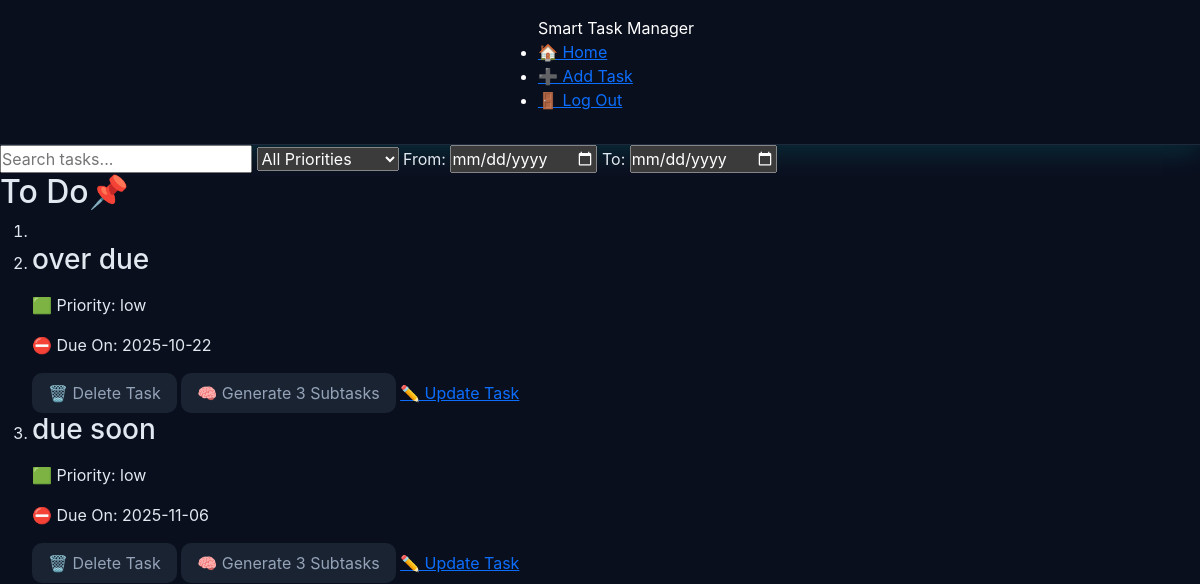
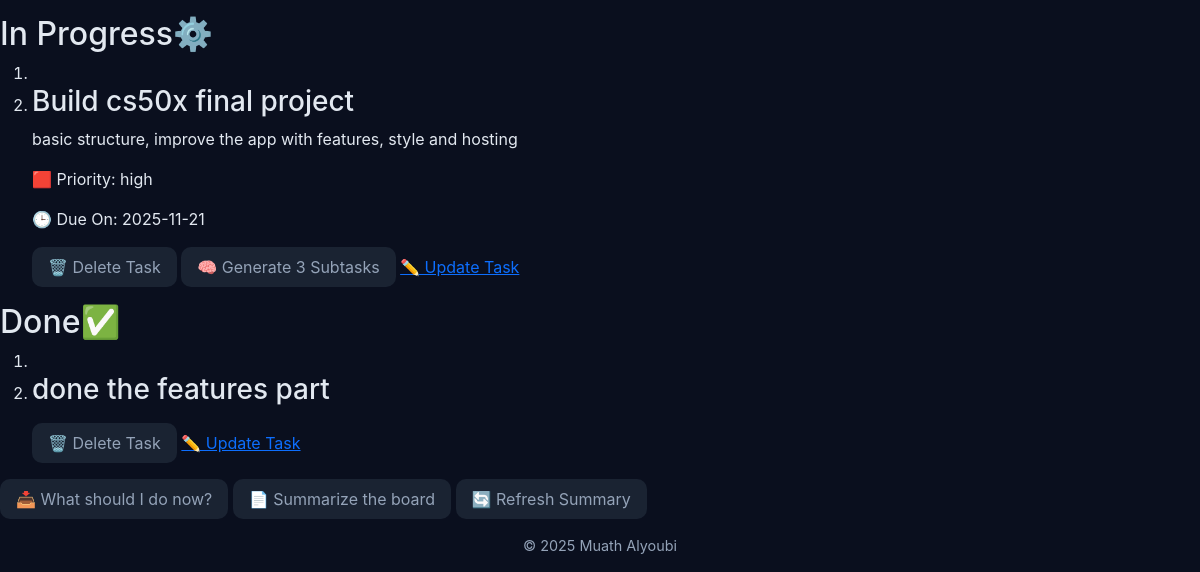
Page / (signed in) on the earlier database version (2 pictures, top to bottom).
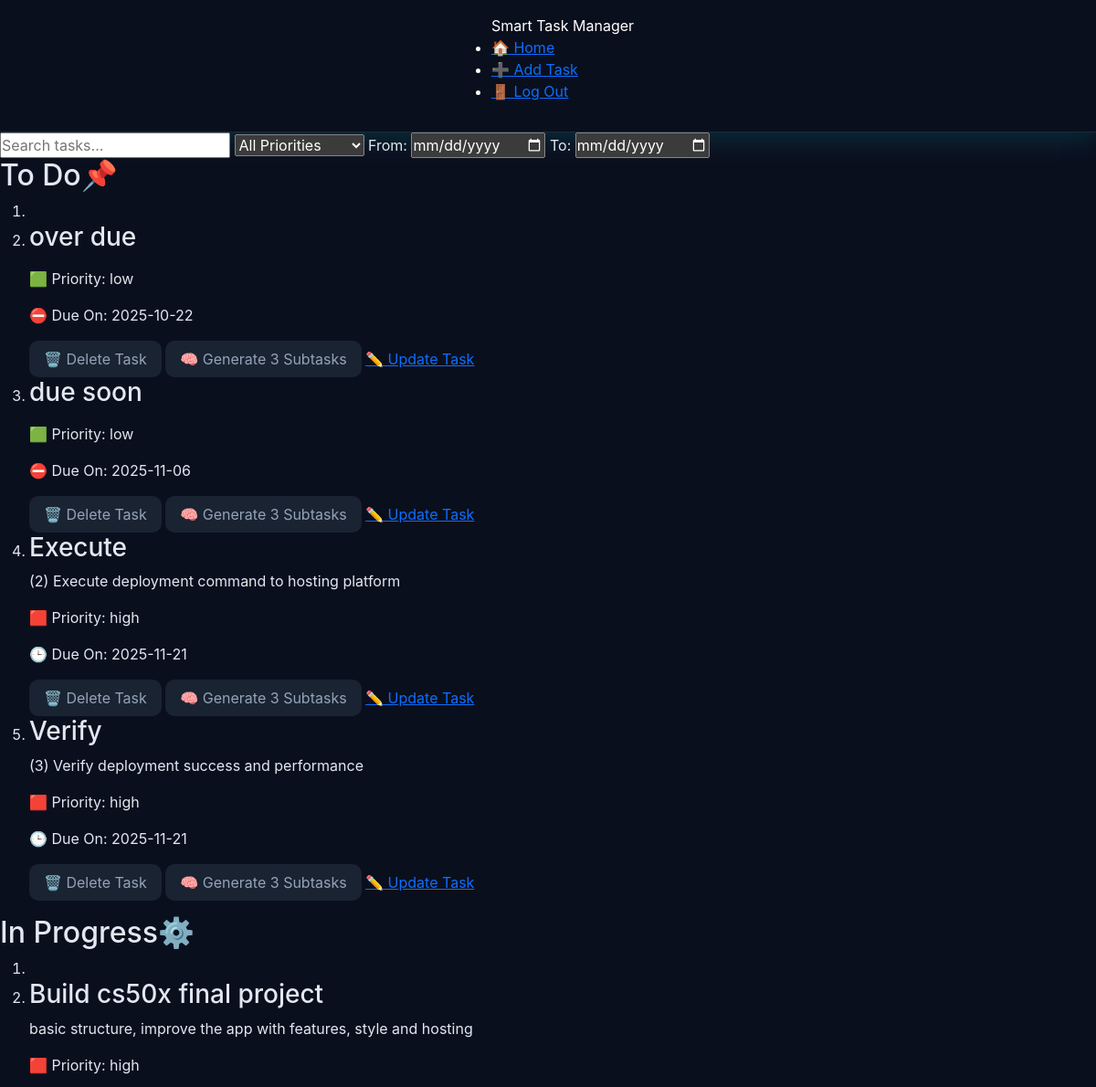
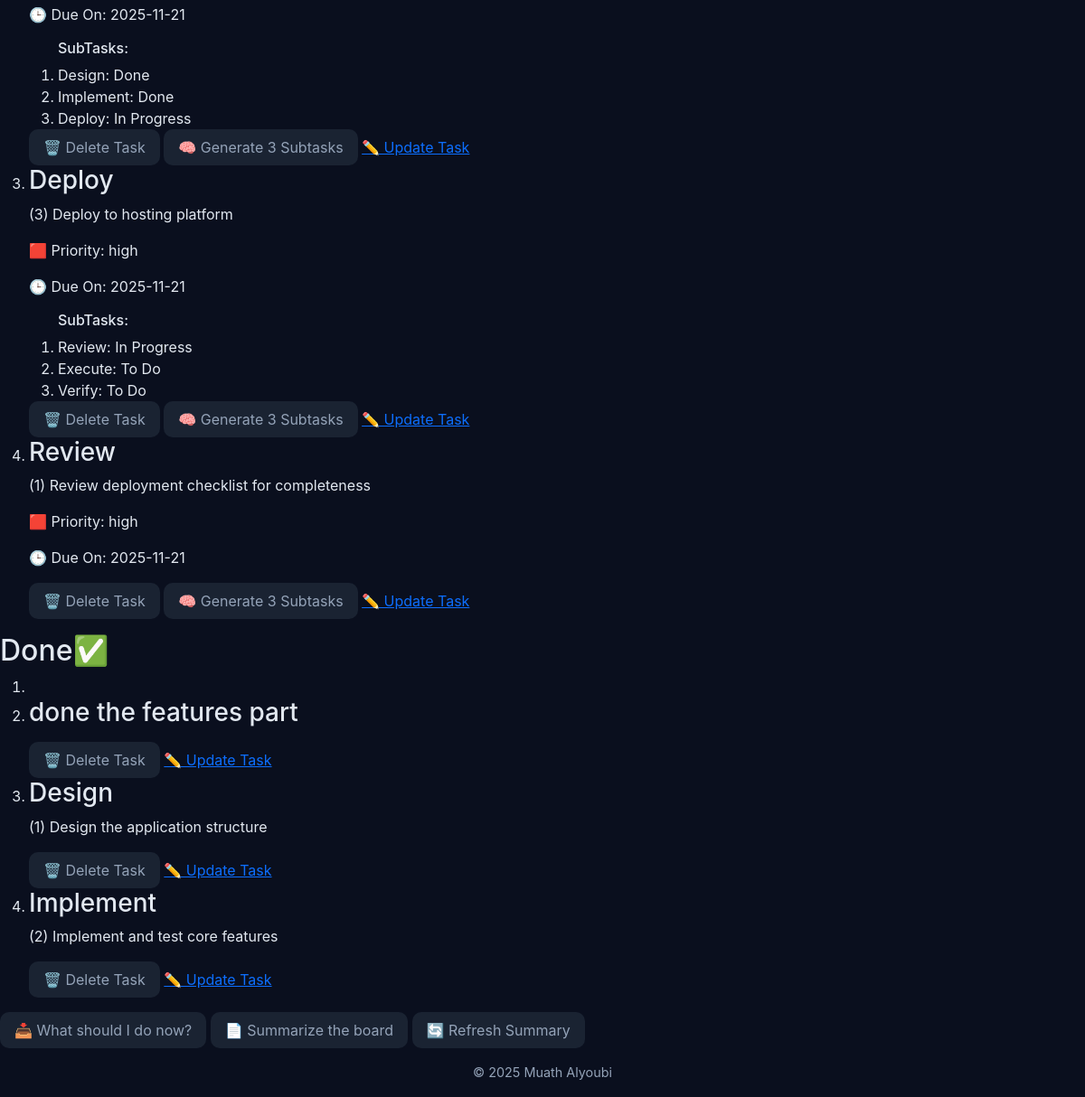
Same page on the later database version (2 pictures, top to bottom).
### tables this page shows
CREATE TABLE tasks(
                id INTEGER PRIMARY KEY AUTOINCREMENT NOT NULL,
                title TEXT NOT NULL,
                user_id INTEGER NOT NULL,
                description TEXT,
                status TEXT NOT NULL DEFAULT 'To Do',
                created_at TIMESTAMP DEFAULT CURRENT_TIMESTAMP, 
                priority TEXT NOT NULL, 
                due_date DATE, parent_id INTEGER DEFAULT NULL,  
                FOREIGN KEY (user_id) REFERENCES "users_old"(id) ON DELETE CASCADE
                );

### app.py (the view)
@app.route("/")
@login_required
def index():
    search = request.args.get("search", "").strip()
    priority = request.args.get("priority")
    start = request.args.get("start")
    end = request.args.get("end")
    parameters = [session["user_id"]]
    query = "SELECT * FROM tasks WHERE user_id = ? "
    if search:
        query += "AND (title LIKE ? OR description LIKE ?) "
        like_search = f"%{search}%"
        parameters.extend([like_search, like_search])
    if priority:
        query += "AND priority = ? "
        parameters.append(priority)
    if start and end:
        query += "AND due_date BETWEEN ? AND ? "
        parameters.extend([start, end])
    tasks = execute_filtered_query(query, parameters)
    subtasks = get_subtasks(session["user_id"])
    today, after_tommorow = get_date_deatails()
    return render_template("index.html",
        tasks=tasks,
        subtasks=subtasks,
        today=today,
        after_tommorow=after_tommorow
    )

### db.py (called while the page is built)
def get_db():
    if "db" not in g:
        g.db = sqlite3.connect(
            DATABASE,
            detect_types=sqlite3.PARSE_DECLTYPES,
            check_same_thread=False
        )
        g.db.row_factory = sqlite3.Row
    return g.db

def execute_filtered_query(query, parameters):
    db = get_db()
    return db.execute(f"{query} {ORDER}", parameters).fetchall()

def get_subtasks(user_id):
    db = get_db()
    return db.execute(
        f"SELECT * FROM tasks WHERE user_id = ? AND parent_id IS NOT NULL ORDER BY parent_id",
        (user_id,)).fetchall()

### helpers.py (called while the page is built)
def login_required(f):
    @wraps(f)
    def decorated_function(*args, **kwargs):
        if session.get("user_id") is None:
            return redirect(url_for('login', next=request.url))
        return f(*args, **kwargs)
    return decorated_function

def get_date_deatails():
    today = date.today()
    after_tomorrow = today + timedelta(days=2)
    return today, after_tomorrow

### templates/index.html (shortened to what this page needs)
{% extends "layout.html" %}
{% block body %}
        <main>
            <div id="search-filters">
                <input type="text" id ="search" placeholder="Search tasks...">
                <select id="priority-filter">
                    <option value="">All Priorities</option>
                </select>
                <label for="start-date">From:</label>
                <input type="date" id="start-date" placeholder="From">
                <label for="end-date">To:</label>
                <input type="date" id="end-date">
            </div>
            <section id="kanban-board">
                {% set column_id = "todo" %}
                {% set column_emo = '📌' %}
                {% set column_title = "To Do" %}
                {% set bg_color = "var(--back-todo)" %}
                {% include "_column.html" %}
                {% set column_id = "in-progress" %}
                {% set column_emo = '⚙️' %}
                {% set column_title = "In Progress" %}
                {% set bg_color = "var(--back-progress)" %}
                {% include "_column.html" %}
                {% set column_id = "done" %}
                {% set column_emo = '✅' %}
                {% set column_title = "Done" %}
                {% set bg_color = "var(--back-done)" %}
                {% include "_column.html" %}
            </section>
            <div id="underborad-btns">
                <button id="next-task" data-loading="false" onclick="getNextTask(this)">📥 What should I do now?</button>
                <button id="summarize" onclick="getSummary()">📄 Summarize the board</button>
                <button id="refresh" data-loading="false" onclick="refreshSummary(this)">🔄 Refresh Summary</button>
            </div>
        </main>
{% endblock %}

### templates/layout.html (shortened to what this page needs)
<!DOCTYPE html>
<html lang="en">
    <head>
        <link href="https://getbootstrap.com/docs/5.3/assets/css/docs.css" rel="stylesheet">
        <link href="https://cdn.jsdelivr.net/npm/bootstrap@5.3.8/dist/css/bootstrap.min.css" rel="stylesheet">
        <link rel="stylesheet" href="{{ url_for('static', filename='css/theme.css') }}">
        <link rel="stylesheet" href="{{ url_for('static', filename='css/style.css') }}">
    </head>
    <body>
        <nav id="navbar">
            {% if session["username"] %}
                <ul>
                    <span id="app-name">Smart Task Manager</span>
                    <div id="nav-btns">
                        <li><a href="/">🏠 Home</a></li>
                        <li><a href="/addtask">➕ Add Task</a></li>
                        <li><a href="/logout">🚪 Log Out</a></li>
                    </div>
                </ul>
            {% endif %}
        </nav>
        <div id="body-content">
            {% block body %}{% endblock %}
        </div>
        <footer>
            &copy; 2025 Muath Alyoubi
        </footer>
    </body>
</html>

### templates/_column.html
<section id="{{ column_id }}-column" class="column">
    <h2 id="{{ column_id }}-heading">{{ column_title }}{{ column_emo}}</h2>
    <ol class="task-list" id="{{ column_title }}">
        <li style="background-color: {{ bg_color }}"></li>
        {% for task in tasks %}
            {% if task.status == column_title %}
                <li id="{{ task.id }}" class="task-card" draggable="{{ 'true' if task.status != 'Done' else 'false' }}">
                    <h3>{{ task.title }}</h3>
                    <p>{{ task.description }}</p>
                    {% if task.status != 'Done' %}
                        <p id="priority-{{ task.priority }}">
                            {{
                                '🟥' if task.priority == 'high'
                                else '🟩' if task.priority == 'low'
                                else '🟧'
                            }}
                            Priority: {{ task.priority }}
                        </p>
                        {% if task.due_date is not none%}
                            {% if task.due_date < today %}
                                <p id="due_date" class="over_due">⛔ Due On: {{ task.due_date }}</p>
                            {% elif task.due_date < after_tommorow %}
                                <p id="due_date" class="due_soon">⏳ Due On: {{ task.due_date }}</p>
                            {% else %}
                                <p id="due_date">🕒 Due On: {{ task.due_date }}</p>
                            {% endif %}
                        {% endif %}
                    {% endif %}
                    {% set ns = namespace(printed=false) %}
                    {% set ns = namespace(break_loop=False) %}
                    <ol>
                        {% for sub in subtasks %}
                            {% if not ns.break_loop %}
                                {% if sub.parent_id == task.id %}
                                    {% if task.status == 'Done' %}
                                        <h6>All subtasks complete ✅</h6>
                                        {% set ns.break_loop = true %}
                                    {% else %}
                                        {% if not ns.printed %}
                                            <h6>SubTasks:</h6>
                                            {% set ns.printed = true %}
                                        {% endif %}
                                        <li>{{ sub.title }}: {{ sub.status }}</li>
                                    {% endif %}
                                {% endif %}
                            {% endif %}
                        {% endfor %}
                    </ol>
                    <div id="task-buttons">
                        <button onclick="deleteTask('{{ task.id }}')" id="delete-task">🗑️ Delete Task</button>
                        {% if task.status != 'Done' %}
                            <button id="sub-task" data-loading="false" onclick="generateTask('{{ task.id }}', this)">🧠 Generate 3 Subtasks</button>
                        {% endif %}
                        <a href="{{ url_for('editTask', id=task.id) }}" id="update-task">✏️ Update Task</a>
                    </div>
                </li>
            {% endif %}
        {% endfor %}
    </ol>
</section>

### static/css/theme.css (style rules this page uses)
:root { --primaray-color: #00b4d8; --secondary-color: #0f172a; --accent-color: #0ea5e9; --success-color: #22c55e; --warning-color: #facc15; --danger-color: #ef4444; --general-color: #64748b; --back-main: #0a0f1e; --back-card: #273242; --back-nav: #0a1126; --back-button: #1A2332; --back-control: #132743; --backCol-todo: linear-gradient(135deg, #083b4f, #0f5670); --backCol-progress: linear-gradient(135deg, #6f5610, #9a6a12); --backCol-done: linear-gradient(135deg, #0d4b33, #177044); --border-todo: #3b82f6; --border-progress: #f59e0b; --border-done: #10b981; --border-form: #509fa2; --button-form: #368d90; --text-main: #e2e8f0; --text-light: #ffffff; --text-gray: #94a3b8; --border-color: #1e293b; --search-border: rgba(255,255,255,0.09); --shadow-strong: 0 8px 25px rgba(0, 255, 255, 0.12); --shadow-soft: 0 4px 10px rgba(0, 255, 255, 0.06); --shadow-title: 0 8px 25px rgba(0, 255, 255, 0.25); --radius-large: 14px; --radius-medium: 10px; --radius-small: 6px; --trans-fast: 0.2s ease-in-out; --trans-med: 0.4s ease-in-out; --primary-gradient: linear-gradient(145deg, #00b4d8, #0ea5e9); --nav-gradient: linear-gradient(145deg, #0a1126, #0f1b35); --card-gradient: linear-gradient(145deg, #0f172a, #1e293b); --back-update: #1E2F45; --update-border-hover: #2C3F58; --back-delete: #2A1E22; --delete-border-hover: #3A262B; --back-generate: #241E2C; --generate-border-hover: #31263C; --text-under-btn: #D6E0EA; --border-under-btn: #233040; --back-next-task: #0E3440; --next-task-border-hover: #104350; --back-summarize: #3D3112; --summarize-border-hover: #4A3C17; --back-refresh: #123826; --refresh-border-hover: #17482F; --back-selected: #1A2532; --border-selected: #00C3FF; }
* { margin: 0; padding: 0; box-sizing: border-box; }
nav { background-color: var(--nav-gradient); color: var(--text-light); display: flex; align-items: center; justify-content: center; padding: 1rem 2rem; box-shadow: var(--shadow-strong); border-bottom: 1px solid var(--border-color); }
html, body { font-family: "Inter", "Segoe UI", Roboto, sans-serif; background-color: var(--back-main); color: var(--text-main); margin: 0; height: 100%; display: flex; flex-direction: column; transition: background-color var(--trans-med); }
button { background-color: var(--back-button); color: var(--text-gray); border: 1px soft var(--border-color); border-radius: var(--radius-medium); padding: 0.5rem 1rem; cursor: pointer; transition: background-color var(--trans-fast), transform var(--trans-fast); }
input[type="date"], select { color-scheme: dark; }
footer { background-color: var(--nav-gradient); color: var(--text-gray); text-align: center; padding: 1rem; font-size: 0.9rem; margin-top: auto; }

Differences in the rows shown:
added tasks: title "Execute", description "(2) Execute deployment command to hosting platform", priority "🟥", priority "high", due_date "2025-11-21", status "To Do"
added tasks: title "Verify", description "(3) Verify deployment success and performance", priority "🟥", priority "high", due_date "2025-11-21", status "To Do"
shown differently, row unchanged: tasks "Build cs50x final project": status "In Progress" → (not shown)
added tasks: shows "SubTasks:", title "Design", status "Done", description "(1) Design the application structure"
added tasks: title "Implement", status "Done", description "(2) Implement and test core features"
added tasks: title "Deploy", status "In Progress", description "(3) Deploy to hosting platform", priority "🟥", priority "high", due_date "2025-11-21"
added tasks: shows "SubTasks:", title "Review", status "In Progress", description "(1) Review deployment checklist for completeness", priority "🟥", priority "high", due_date "2025-11-21"
Other differences:
{{ column_title }}: "To Do Done" → "To Do In Progress Done"
